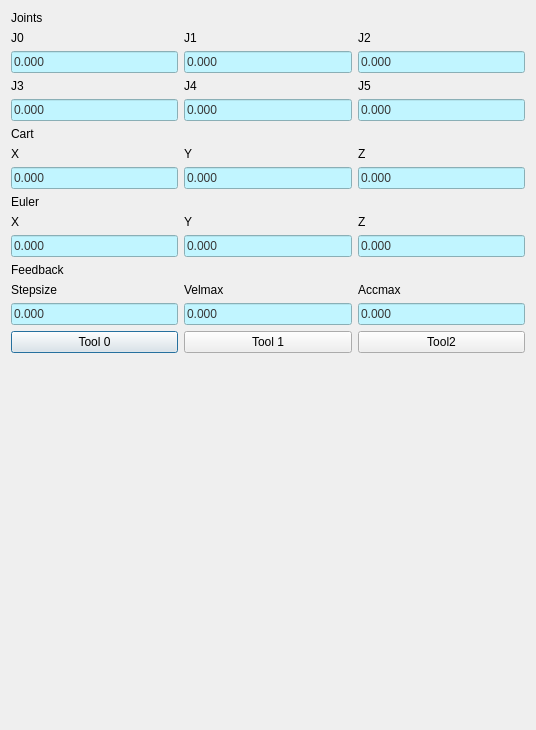
<?xml version="1.0" encoding="UTF-8"?>
<ui version="4.0">
 <class>PositionsWidgetUI</class>
 <widget class="QDialog" name="PositionsWidgetUI">
  <property name="geometry">
   <rect>
    <x>0</x>
    <y>0</y>
    <width>536</width>
    <height>730</height>
   </rect>
  </property>
  <property name="minimumSize">
   <size>
    <width>0</width>
    <height>0</height>
   </size>
  </property>
  <property name="windowTitle">
   <string>Dialog</string>
  </property>
  <property name="windowOpacity">
   <double>0.500000000000000</double>
  </property>
  <layout class="QGridLayout" name="gridLayout_3">
   <item row="0" column="0">
    <layout class="QGridLayout" name="gridLayout_2" rowstretch="0,1">
     <item row="0" column="0">
      <layout class="QGridLayout" name="gridLayout">
       <item row="0" column="0">
        <widget class="QLabel" name="label_55">
         <property name="sizePolicy">
          <sizepolicy hsizetype="Minimum" vsizetype="Expanding">
           <horstretch>0</horstretch>
           <verstretch>0</verstretch>
          </sizepolicy>
         </property>
         <property name="font">
          <font>
           <weight>50</weight>
           <bold>false</bold>
          </font>
         </property>
         <property name="styleSheet">
          <string notr="true"/>
         </property>
         <property name="text">
          <string>Joints</string>
         </property>
        </widget>
       </item>
       <item row="1" column="0">
        <widget class="QLabel" name="label_56">
         <property name="sizePolicy">
          <sizepolicy hsizetype="Minimum" vsizetype="Expanding">
           <horstretch>0</horstretch>
           <verstretch>0</verstretch>
          </sizepolicy>
         </property>
         <property name="text">
          <string>J0</string>
         </property>
        </widget>
       </item>
       <item row="1" column="1">
        <widget class="QLabel" name="label_57">
         <property name="sizePolicy">
          <sizepolicy hsizetype="Minimum" vsizetype="Expanding">
           <horstretch>0</horstretch>
           <verstretch>0</verstretch>
          </sizepolicy>
         </property>
         <property name="text">
          <string>J1</string>
         </property>
        </widget>
       </item>
       <item row="1" column="2">
        <widget class="QLabel" name="label_58">
         <property name="sizePolicy">
          <sizepolicy hsizetype="Minimum" vsizetype="Expanding">
           <horstretch>0</horstretch>
           <verstretch>0</verstretch>
          </sizepolicy>
         </property>
         <property name="text">
          <string>J2</string>
         </property>
        </widget>
       </item>
       <item row="2" column="0">
        <widget class="QLineEdit" name="lineEdit_j0">
         <property name="sizePolicy">
          <sizepolicy hsizetype="Minimum" vsizetype="Expanding">
           <horstretch>0</horstretch>
           <verstretch>0</verstretch>
          </sizepolicy>
         </property>
         <property name="styleSheet">
          <string notr="true">background-color: rgb(193, 245, 255);
color: rgb(55, 55, 55);</string>
         </property>
         <property name="text">
          <string>0.000</string>
         </property>
        </widget>
       </item>
       <item row="2" column="1">
        <widget class="QLineEdit" name="lineEdit_j1">
         <property name="sizePolicy">
          <sizepolicy hsizetype="Minimum" vsizetype="Expanding">
           <horstretch>0</horstretch>
           <verstretch>0</verstretch>
          </sizepolicy>
         </property>
         <property name="styleSheet">
          <string notr="true">background-color: rgb(193, 245, 255);
color: rgb(55, 55, 55);</string>
         </property>
         <property name="text">
          <string>0.000</string>
         </property>
        </widget>
       </item>
       <item row="2" column="2">
        <widget class="QLineEdit" name="lineEdit_j2">
         <property name="sizePolicy">
          <sizepolicy hsizetype="Minimum" vsizetype="Expanding">
           <horstretch>0</horstretch>
           <verstretch>0</verstretch>
          </sizepolicy>
         </property>
         <property name="styleSheet">
          <string notr="true">background-color: rgb(193, 245, 255);
color: rgb(55, 55, 55);</string>
         </property>
         <property name="text">
          <string>0.000</string>
         </property>
        </widget>
       </item>
       <item row="3" column="0">
        <widget class="QLabel" name="label_59">
         <property name="sizePolicy">
          <sizepolicy hsizetype="Minimum" vsizetype="Expanding">
           <horstretch>0</horstretch>
           <verstretch>0</verstretch>
          </sizepolicy>
         </property>
         <property name="text">
          <string>J3</string>
         </property>
        </widget>
       </item>
       <item row="3" column="1">
        <widget class="QLabel" name="label_60">
         <property name="sizePolicy">
          <sizepolicy hsizetype="Minimum" vsizetype="Expanding">
           <horstretch>0</horstretch>
           <verstretch>0</verstretch>
          </sizepolicy>
         </property>
         <property name="text">
          <string>J4</string>
         </property>
        </widget>
       </item>
       <item row="3" column="2">
        <widget class="QLabel" name="label_61">
         <property name="sizePolicy">
          <sizepolicy hsizetype="Minimum" vsizetype="Expanding">
           <horstretch>0</horstretch>
           <verstretch>0</verstretch>
          </sizepolicy>
         </property>
         <property name="text">
          <string>J5</string>
         </property>
        </widget>
       </item>
       <item row="4" column="0">
        <widget class="QLineEdit" name="lineEdit_j3">
         <property name="sizePolicy">
          <sizepolicy hsizetype="Minimum" vsizetype="Expanding">
           <horstretch>0</horstretch>
           <verstretch>0</verstretch>
          </sizepolicy>
         </property>
         <property name="styleSheet">
          <string notr="true">background-color: rgb(193, 245, 255);
color: rgb(55, 55, 55);</string>
         </property>
         <property name="text">
          <string>0.000</string>
         </property>
        </widget>
       </item>
       <item row="4" column="1">
        <widget class="QLineEdit" name="lineEdit_j4">
         <property name="sizePolicy">
          <sizepolicy hsizetype="Minimum" vsizetype="Expanding">
           <horstretch>0</horstretch>
           <verstretch>0</verstretch>
          </sizepolicy>
         </property>
         <property name="styleSheet">
          <string notr="true">background-color: rgb(193, 245, 255);
color: rgb(55, 55, 55);</string>
         </property>
         <property name="text">
          <string>0.000</string>
         </property>
        </widget>
       </item>
       <item row="4" column="2">
        <widget class="QLineEdit" name="lineEdit_j5">
         <property name="sizePolicy">
          <sizepolicy hsizetype="Minimum" vsizetype="Expanding">
           <horstretch>0</horstretch>
           <verstretch>0</verstretch>
          </sizepolicy>
         </property>
         <property name="styleSheet">
          <string notr="true">background-color: rgb(193, 245, 255);
color: rgb(55, 55, 55);</string>
         </property>
         <property name="text">
          <string>0.000</string>
         </property>
        </widget>
       </item>
       <item row="5" column="0">
        <widget class="QLabel" name="label_66">
         <property name="sizePolicy">
          <sizepolicy hsizetype="Minimum" vsizetype="Expanding">
           <horstretch>0</horstretch>
           <verstretch>0</verstretch>
          </sizepolicy>
         </property>
         <property name="font">
          <font>
           <weight>50</weight>
           <bold>false</bold>
          </font>
         </property>
         <property name="text">
          <string>Cart</string>
         </property>
        </widget>
       </item>
       <item row="6" column="0">
        <widget class="QLabel" name="label_67">
         <property name="sizePolicy">
          <sizepolicy hsizetype="Minimum" vsizetype="Expanding">
           <horstretch>0</horstretch>
           <verstretch>0</verstretch>
          </sizepolicy>
         </property>
         <property name="text">
          <string>X</string>
         </property>
        </widget>
       </item>
       <item row="6" column="1">
        <widget class="QLabel" name="label_68">
         <property name="sizePolicy">
          <sizepolicy hsizetype="Minimum" vsizetype="Expanding">
           <horstretch>0</horstretch>
           <verstretch>0</verstretch>
          </sizepolicy>
         </property>
         <property name="text">
          <string>Y</string>
         </property>
        </widget>
       </item>
       <item row="6" column="2">
        <widget class="QLabel" name="label_69">
         <property name="sizePolicy">
          <sizepolicy hsizetype="Minimum" vsizetype="Expanding">
           <horstretch>0</horstretch>
           <verstretch>0</verstretch>
          </sizepolicy>
         </property>
         <property name="text">
          <string>Z</string>
         </property>
        </widget>
       </item>
       <item row="7" column="0">
        <widget class="QLineEdit" name="lineEdit_cartx">
         <property name="sizePolicy">
          <sizepolicy hsizetype="Minimum" vsizetype="Expanding">
           <horstretch>0</horstretch>
           <verstretch>0</verstretch>
          </sizepolicy>
         </property>
         <property name="styleSheet">
          <string notr="true">background-color: rgb(193, 245, 255);
color: rgb(55, 55, 55);</string>
         </property>
         <property name="text">
          <string>0.000</string>
         </property>
        </widget>
       </item>
       <item row="7" column="1">
        <widget class="QLineEdit" name="lineEdit_carty">
         <property name="sizePolicy">
          <sizepolicy hsizetype="Minimum" vsizetype="Expanding">
           <horstretch>0</horstretch>
           <verstretch>0</verstretch>
          </sizepolicy>
         </property>
         <property name="styleSheet">
          <string notr="true">background-color: rgb(193, 245, 255);
color: rgb(55, 55, 55);</string>
         </property>
         <property name="text">
          <string>0.000</string>
         </property>
        </widget>
       </item>
       <item row="7" column="2">
        <widget class="QLineEdit" name="lineEdit_cartz">
         <property name="sizePolicy">
          <sizepolicy hsizetype="Minimum" vsizetype="Expanding">
           <horstretch>0</horstretch>
           <verstretch>0</verstretch>
          </sizepolicy>
         </property>
         <property name="styleSheet">
          <string notr="true">background-color: rgb(193, 245, 255);
color: rgb(55, 55, 55);</string>
         </property>
         <property name="text">
          <string>0.000</string>
         </property>
        </widget>
       </item>
       <item row="8" column="0">
        <widget class="QLabel" name="label_70">
         <property name="sizePolicy">
          <sizepolicy hsizetype="Minimum" vsizetype="Expanding">
           <horstretch>0</horstretch>
           <verstretch>0</verstretch>
          </sizepolicy>
         </property>
         <property name="font">
          <font>
           <weight>50</weight>
           <bold>false</bold>
          </font>
         </property>
         <property name="text">
          <string>Euler </string>
         </property>
        </widget>
       </item>
       <item row="9" column="0">
        <widget class="QLabel" name="label_71">
         <property name="sizePolicy">
          <sizepolicy hsizetype="Minimum" vsizetype="Expanding">
           <horstretch>0</horstretch>
           <verstretch>0</verstretch>
          </sizepolicy>
         </property>
         <property name="text">
          <string>X</string>
         </property>
        </widget>
       </item>
       <item row="9" column="1">
        <widget class="QLabel" name="label_72">
         <property name="sizePolicy">
          <sizepolicy hsizetype="Minimum" vsizetype="Expanding">
           <horstretch>0</horstretch>
           <verstretch>0</verstretch>
          </sizepolicy>
         </property>
         <property name="text">
          <string>Y</string>
         </property>
        </widget>
       </item>
       <item row="9" column="2">
        <widget class="QLabel" name="label_73">
         <property name="sizePolicy">
          <sizepolicy hsizetype="Minimum" vsizetype="Expanding">
           <horstretch>0</horstretch>
           <verstretch>0</verstretch>
          </sizepolicy>
         </property>
         <property name="text">
          <string>Z</string>
         </property>
        </widget>
       </item>
       <item row="10" column="0">
        <widget class="QLineEdit" name="lineEdit_eulerx">
         <property name="sizePolicy">
          <sizepolicy hsizetype="Minimum" vsizetype="Expanding">
           <horstretch>0</horstretch>
           <verstretch>0</verstretch>
          </sizepolicy>
         </property>
         <property name="styleSheet">
          <string notr="true">background-color: rgb(193, 245, 255);
color: rgb(55, 55, 55);</string>
         </property>
         <property name="text">
          <string>0.000</string>
         </property>
        </widget>
       </item>
       <item row="10" column="1">
        <widget class="QLineEdit" name="lineEdit_eulery">
         <property name="sizePolicy">
          <sizepolicy hsizetype="Minimum" vsizetype="Expanding">
           <horstretch>0</horstretch>
           <verstretch>0</verstretch>
          </sizepolicy>
         </property>
         <property name="styleSheet">
          <string notr="true">background-color: rgb(193, 245, 255);
color: rgb(55, 55, 55);</string>
         </property>
         <property name="text">
          <string>0.000</string>
         </property>
        </widget>
       </item>
       <item row="10" column="2">
        <widget class="QLineEdit" name="lineEdit_eulerz">
         <property name="sizePolicy">
          <sizepolicy hsizetype="Minimum" vsizetype="Expanding">
           <horstretch>0</horstretch>
           <verstretch>0</verstretch>
          </sizepolicy>
         </property>
         <property name="styleSheet">
          <string notr="true">background-color: rgb(193, 245, 255);
color: rgb(55, 55, 55);</string>
         </property>
         <property name="text">
          <string>0.000</string>
         </property>
        </widget>
       </item>
       <item row="11" column="0">
        <widget class="QLabel" name="label_4">
         <property name="sizePolicy">
          <sizepolicy hsizetype="Minimum" vsizetype="Expanding">
           <horstretch>0</horstretch>
           <verstretch>0</verstretch>
          </sizepolicy>
         </property>
         <property name="text">
          <string>Feedback</string>
         </property>
        </widget>
       </item>
       <item row="12" column="0">
        <widget class="QLabel" name="label">
         <property name="sizePolicy">
          <sizepolicy hsizetype="Minimum" vsizetype="Expanding">
           <horstretch>0</horstretch>
           <verstretch>0</verstretch>
          </sizepolicy>
         </property>
         <property name="text">
          <string>Stepsize</string>
         </property>
        </widget>
       </item>
       <item row="12" column="1">
        <widget class="QLabel" name="label_2">
         <property name="sizePolicy">
          <sizepolicy hsizetype="Minimum" vsizetype="Expanding">
           <horstretch>0</horstretch>
           <verstretch>0</verstretch>
          </sizepolicy>
         </property>
         <property name="text">
          <string>Velmax</string>
         </property>
        </widget>
       </item>
       <item row="12" column="2">
        <widget class="QLabel" name="label_3">
         <property name="sizePolicy">
          <sizepolicy hsizetype="Minimum" vsizetype="Expanding">
           <horstretch>0</horstretch>
           <verstretch>0</verstretch>
          </sizepolicy>
         </property>
         <property name="text">
          <string>Accmax</string>
         </property>
        </widget>
       </item>
       <item row="13" column="0">
        <widget class="QLineEdit" name="lineEdit_stepsize_fb">
         <property name="sizePolicy">
          <sizepolicy hsizetype="Minimum" vsizetype="Expanding">
           <horstretch>0</horstretch>
           <verstretch>0</verstretch>
          </sizepolicy>
         </property>
         <property name="styleSheet">
          <string notr="true">background-color: rgb(193, 245, 255);
color: rgb(55, 55, 55);</string>
         </property>
         <property name="text">
          <string>0.000</string>
         </property>
        </widget>
       </item>
       <item row="13" column="1">
        <widget class="QLineEdit" name="lineEdit_velmax_fb">
         <property name="sizePolicy">
          <sizepolicy hsizetype="Minimum" vsizetype="Expanding">
           <horstretch>0</horstretch>
           <verstretch>0</verstretch>
          </sizepolicy>
         </property>
         <property name="styleSheet">
          <string notr="true">background-color: rgb(193, 245, 255);
color: rgb(55, 55, 55);</string>
         </property>
         <property name="text">
          <string>0.000</string>
         </property>
        </widget>
       </item>
       <item row="13" column="2">
        <widget class="QLineEdit" name="lineEdit_accmax_fb">
         <property name="sizePolicy">
          <sizepolicy hsizetype="Minimum" vsizetype="Expanding">
           <horstretch>0</horstretch>
           <verstretch>0</verstretch>
          </sizepolicy>
         </property>
         <property name="styleSheet">
          <string notr="true">background-color: rgb(193, 245, 255);
color: rgb(55, 55, 55);</string>
         </property>
         <property name="text">
          <string>0.000</string>
         </property>
        </widget>
       </item>
       <item row="14" column="0">
        <widget class="QPushButton" name="pushButton_tool0">
         <property name="sizePolicy">
          <sizepolicy hsizetype="Minimum" vsizetype="Expanding">
           <horstretch>0</horstretch>
           <verstretch>0</verstretch>
          </sizepolicy>
         </property>
         <property name="text">
          <string>Tool 0</string>
         </property>
        </widget>
       </item>
       <item row="14" column="1">
        <widget class="QPushButton" name="pushButton_tool1">
         <property name="sizePolicy">
          <sizepolicy hsizetype="Minimum" vsizetype="Expanding">
           <horstretch>0</horstretch>
           <verstretch>0</verstretch>
          </sizepolicy>
         </property>
         <property name="text">
          <string>Tool 1</string>
         </property>
        </widget>
       </item>
       <item row="14" column="2">
        <widget class="QPushButton" name="pushButton_tool2">
         <property name="sizePolicy">
          <sizepolicy hsizetype="Minimum" vsizetype="Expanding">
           <horstretch>0</horstretch>
           <verstretch>0</verstretch>
          </sizepolicy>
         </property>
         <property name="text">
          <string>Tool2</string>
         </property>
        </widget>
       </item>
      </layout>
     </item>
     <item row="1" column="0">
      <spacer name="verticalSpacer">
       <property name="orientation">
        <enum>Qt::Vertical</enum>
       </property>
       <property name="sizeHint" stdset="0">
        <size>
         <width>20</width>
         <height>40</height>
        </size>
       </property>
      </spacer>
     </item>
    </layout>
   </item>
  </layout>
 </widget>
 <resources/>
 <connections/>
</ui>
